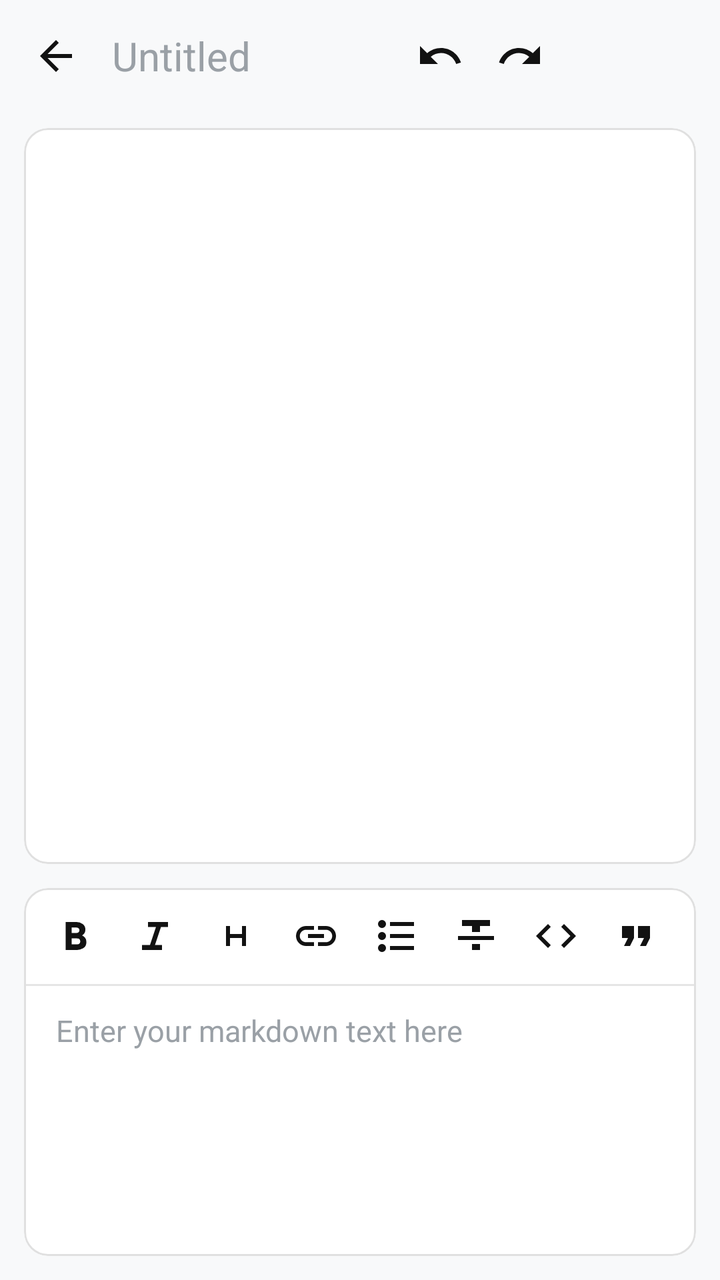
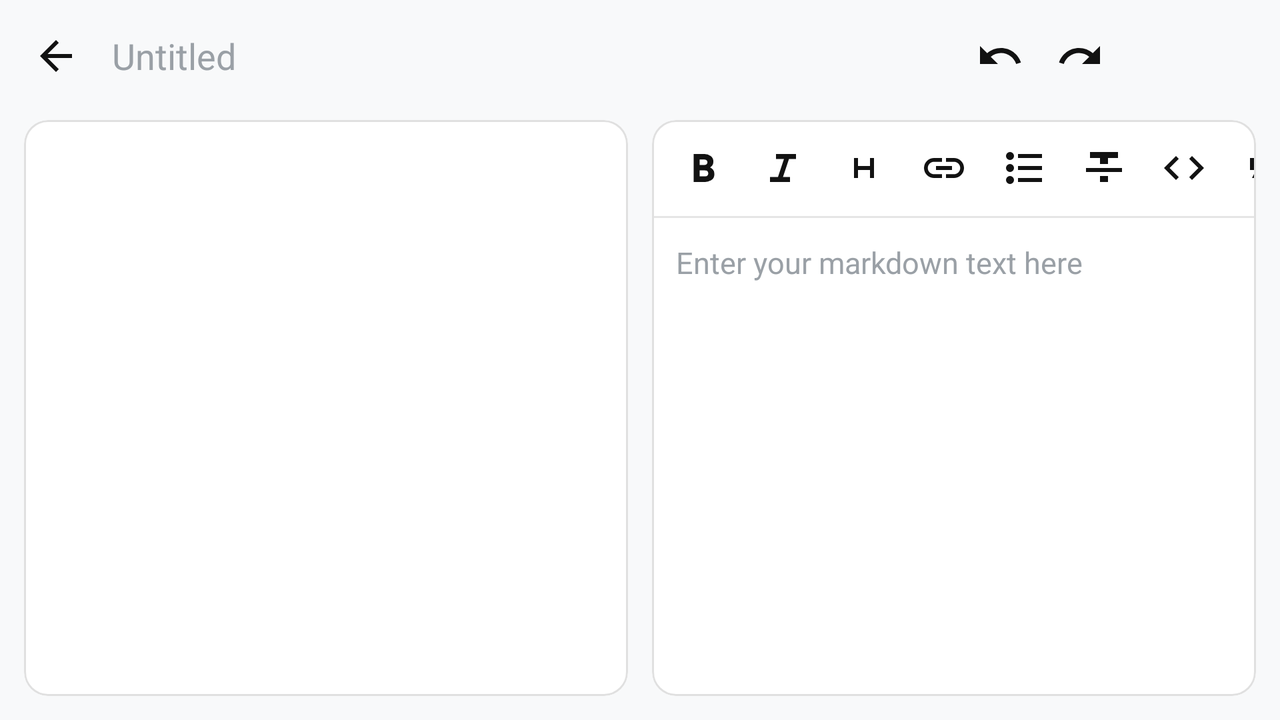

Two renders of one Android screen. The first uses the default layout on a phone; the second uses the alternative layout the repository ships for a different screen configuration, on a matching device. The two XML files are below.
<!-- AndroidManifest.xml: application theme Theme.MarkdownEditor -->
<!-- res/layout/activity_editor.xml -->
<?xml version="1.0" encoding="utf-8"?>
<LinearLayout xmlns:android="http://schemas.android.com/apk/res/android"
    xmlns:app="http://schemas.android.com/apk/res-auto"
    android:layout_width="match_parent"
    android:layout_height="match_parent"
    android:orientation="vertical"
    android:background="?android:attr/colorBackground"
    android:fitsSystemWindows="true">
    <com.google.android.material.appbar.MaterialToolbar
        android:id="@+id/toolbar"
        android:layout_width="match_parent"
        android:layout_height="?attr/actionBarSize"
        android:background="@android:color/transparent"
        android:elevation="0dp"
        app:navigationIcon="@drawable/ic_arrow_back"
        app:navigationIconTint="?attr/colorOnSurface"
        app:contentInsetStartWithNavigation="4dp"
        app:contentInsetEnd="0dp">       
        <LinearLayout
            android:layout_width="match_parent"
            android:layout_height="match_parent"
            android:orientation="horizontal"
            android:gravity="center_vertical">
            <EditText
                android:id="@+id/edit_title"
                android:layout_width="0dp"
                android:layout_height="wrap_content"
                android:layout_weight="1"
                android:hint="@string/hint_title"
                android:textColorHint="?android:attr/textColorHint"
                android:textColor="?android:attr/textColorPrimary"
                android:background="@android:color/transparent"
                android:singleLine="true"
                android:imeOptions="actionNext"
                android:textSize="20sp"
                android:paddingStart="0dp"
                android:paddingEnd="8dp" />
            <ImageButton android:id="@+id/btn_undo" style="@style/EditorIconButton" android:src="@drawable/ic_undo" android:contentDescription="Undo" />
            <ImageButton android:id="@+id/btn_redo" style="@style/EditorIconButton" android:src="@drawable/ic_redo" android:contentDescription="Redo" />
            <ImageButton android:id="@+id/btn_view_toggle" style="@style/EditorIconButton" android:src="@drawable/ic_eye" android:contentDescription="Toggle view" />
            <ImageButton android:id="@+id/btn_overflow" style="@style/EditorIconButton" android:src="@drawable/ic_more_vert" android:contentDescription="More options" />
        </LinearLayout>
    </com.google.android.material.appbar.MaterialToolbar>

    <com.google.android.material.card.MaterialCardView
        android:id="@+id/preview_scroll"
        android:layout_width="match_parent"
        android:layout_height="0dp"
        android:layout_weight="2"
        android:layout_marginStart="12dp"
        android:layout_marginEnd="12dp"
        android:layout_marginTop="8dp"
        android:layout_marginBottom="8dp"
        app:cardCornerRadius="12dp"
        app:cardElevation="0dp"
        app:strokeWidth="1dp"
        app:strokeColor="@color/md_outline"
        app:cardBackgroundColor="@color/md_surface">
        <ScrollView
            android:layout_width="match_parent"
            android:layout_height="match_parent"
            android:clipToPadding="false"
            android:scrollbars="none">
            <TextView
                android:id="@+id/text_preview"
                android:layout_width="match_parent"
                android:layout_height="wrap_content"
                android:padding="16dp"
                android:minHeight="160dp"
                android:textSize="15sp"
                android:lineSpacingExtra="3dp"
                android:textColor="?android:attr/textColorPrimary"
                android:textIsSelectable="true" />
        </ScrollView>
    </com.google.android.material.card.MaterialCardView>
    
    <com.google.android.material.card.MaterialCardView
        android:id="@+id/edit_scroll"
        android:layout_width="match_parent"
        android:layout_height="0dp"
        android:layout_weight="1"
        android:layout_marginStart="12dp"
        android:layout_marginEnd="12dp"
        android:layout_marginTop="4dp"
        android:layout_marginBottom="12dp"
        app:cardCornerRadius="12dp"
        app:cardElevation="0dp"
        app:strokeWidth="1dp"
        app:strokeColor="@color/md_outline"
        app:cardBackgroundColor="@color/md_surface">        
        <LinearLayout
            android:layout_width="match_parent"
            android:layout_height="match_parent"
            android:orientation="vertical"
            android:clipToPadding="false">
            <HorizontalScrollView
                android:id="@+id/icon_row_scroll"
                android:layout_width="match_parent"
                android:layout_height="wrap_content"
                android:scrollbars="none"
                android:background="@android:color/transparent">                
                <LinearLayout
                    android:id="@+id/quick_insert_bar"
                    android:layout_width="wrap_content"
                    android:layout_height="wrap_content"
                    android:orientation="horizontal"
                    android:paddingHorizontal="6dp"
                    android:paddingVertical="4dp"
                    android:gravity="center_vertical">
                    <ImageButton android:id="@+id/qi_bold" style="@style/EditorIconButton" android:src="@drawable/ic_bold" android:contentDescription="Bold" />
                    <ImageButton android:id="@+id/qi_italic" style="@style/EditorIconButton" android:src="@drawable/ic_italic" android:contentDescription="Italic" />
                    <ImageButton android:id="@+id/qi_heading" style="@style/EditorIconButton" android:src="@drawable/ic_heading" android:contentDescription="Heading" />
                    <ImageButton android:id="@+id/qi_link" style="@style/EditorIconButton" android:src="@drawable/ic_link" android:contentDescription="Link" />
                    <ImageButton android:id="@+id/qi_list" style="@style/EditorIconButton" android:src="@drawable/ic_list" android:contentDescription="List" />
                    <ImageButton android:id="@+id/qi_strike" style="@style/EditorIconButton" android:src="@drawable/ic_strikethrough" android:contentDescription="Strikethrough" />
                    <ImageButton android:id="@+id/qi_code" style="@style/EditorIconButton" android:src="@drawable/ic_code" android:contentDescription="Code" />
                    <ImageButton android:id="@+id/qi_quote" style="@style/EditorIconButton" android:src="@drawable/ic_quote" android:contentDescription="Quote" />
                    <ImageButton android:id="@+id/qi_hr" style="@style/EditorIconButton" android:src="@drawable/ic_hr" android:contentDescription="Horizontal rule" />
                    <ImageButton android:id="@+id/qi_image" style="@style/EditorIconButton" android:src="@drawable/ic_image" android:contentDescription="Image" />
                    <ImageButton android:id="@+id/qi_table" style="@style/EditorIconButton" android:src="@drawable/ic_table" android:contentDescription="Table" />
                </LinearLayout>
            </HorizontalScrollView>

            <View
                android:layout_width="match_parent"
                android:layout_height="1dp"
                android:background="@color/md_divider" />
            <ScrollView
                android:id="@+id/editor_text_scroll"
                android:layout_width="match_parent"
                android:layout_height="0dp"
                android:layout_weight="1"
                android:scrollbars="none"
                android:background="@android:color/transparent">                
                <LinearLayout
                    android:layout_width="match_parent"
                    android:layout_height="wrap_content"
                    android:orientation="vertical">
                    <EditText
                        android:id="@+id/edit_content"
                        android:layout_width="match_parent"
                        android:layout_height="wrap_content"
                        android:gravity="top|start"
                        android:background="@android:color/transparent"
                        android:hint="@string/hint_editor"
                        android:textColorHint="?android:attr/textColorHint"
                        android:textColor="?android:attr/textColorPrimary"
                        android:inputType="textMultiLine|textCapSentences"
                        android:paddingHorizontal="16dp"
                        android:paddingTop="12dp"
                        android:paddingBottom="8dp"
                        android:textSize="15sp"
                        android:lineSpacingExtra="4dp"
                        android:fontFamily="monospace" />
                    <View
                        android:id="@+id/divider_content_bottom"
                        android:layout_width="match_parent"
                        android:layout_height="1.5dp"
                        android:background="@color/md_editor_card_border"
                        android:visibility="gone" />
                </LinearLayout>
            </ScrollView>
        </LinearLayout>
    </com.google.android.material.card.MaterialCardView>
</LinearLayout>
<!-- resources referenced by this layout -->
<resources>
  <color name="md_divider">#1A000000</color>
  <color name="md_editor_card_border">#50000000</color>
  <color name="md_outline">#E0E0E0</color>
  <color name="md_surface">#FFFFFF</color>
  <!-- drawable ic_arrow_back (drawable) -->
  <vector xmlns:android="http://schemas.android.com/apk/res/android"
      android:width="24dp" android:height="24dp"
      android:viewportWidth="24" android:viewportHeight="24"
      android:tint="?attr/colorControlNormal">
      <path android:fillColor="#FF000000" android:pathData="M20,11H7.8l5.6,-5.6L12,4l-8,8 8,8 1.4,-1.4L7.8,13H20z" />
  </vector>
  <!-- drawable ic_hr (drawable) -->
  <vector xmlns:android="http://schemas.android.com/apk/res/android"
      android:height="24dp"
      android:width="24dp"
      android:viewportWidth="24.0"
      android:viewportHeight="24.0">
      <path
          android:fillColor="#ff000000"
          android:pathData="M7,19h10c0.55,0 1,0.45 1,1s-0.45,1 -1,1H7c-0.55,0 -1,-0.45 -1,-1s0.45,-1 1,-1" />
  </vector>
  <!-- drawable ic_quote (drawable) -->
  <vector xmlns:android="http://schemas.android.com/apk/res/android"
      android:width="24dp" android:height="24dp"
      android:viewportWidth="24" android:viewportHeight="24"
      android:tint="?attr/colorControlNormal">
      <path android:fillColor="#FF000000" android:pathData="M6,17h3l2,-4V7H5v6h3zM14,17h3l2,-4V7h-6v6h3z" />
  </vector>
  <!-- drawable ic_strikethrough (drawable) -->
  <vector xmlns:android="http://schemas.android.com/apk/res/android"
      android:width="24dp" android:height="24dp"
      android:viewportWidth="24" android:viewportHeight="24"
      android:tint="?attr/colorControlNormal">
      <path android:fillColor="#FF000000" android:pathData="M10,19h4v-3h-4zM5,4v3h5v3h4V7h5V4zM3,14h18v-2H3z" />
  </vector>
  <string name="hint_editor">Enter your markdown text here</string>
  <string name="hint_title">Untitled</string>
  <style name="EditorIconButton" parent="">
          <item name="android:layout_width">40dp</item>
          <item name="android:layout_height">40dp</item>
          <item name="android:background">@drawable/bg_icon_button</item>
          <item name="android:padding">8dp</item>
          <item name="android:scaleType">fitCenter</item>
          <item name="android:tint">?attr/colorOnSurface</item>
      </style>
  <!-- drawable bg_icon_button (drawable) -->
  <?xml version="1.0" encoding="utf-8"?>
  <ripple xmlns:android="http://schemas.android.com/apk/res/android"
      android:color="@color/md_ripple">
      <item android:id="@android:id/mask">
          <shape android:shape="oval">
              <solid android:color="@android:color/white" />
          </shape>
      </item>
  </ripple>
  <color name="md_primary">#121212</color>
  <color name="md_on_primary">#FFFFFF</color>
  <color name="md_primary_container">#E0E0E0</color>
  <color name="md_on_primary_container">#121212</color>
  <color name="md_secondary">#2C2C2C</color>
  <color name="md_on_secondary">#FFFFFF</color>
  <color name="md_background">#F8F9FA</color>
  <color name="md_on_surface">#121212</color>
  <color name="md_surface_variant">#F1F3F4</color>
  <color name="md_on_surface_variant">#5F6368</color>
  <color name="md_text_primary">#121212</color>
  <color name="md_text_secondary">#5F6368</color>
  <color name="md_text_hint">#9AA0A6</color>
  <color name="md_ripple">#1F000000</color>
  <style name="ShapeAppearance.MarkdownEditor.Small" parent="">
          <item name="cornerFamily">rounded</item>
          <item name="cornerSize">8dp</item>
      </style>
  <style name="ShapeAppearance.MarkdownEditor.Medium" parent="">
          <item name="cornerFamily">rounded</item>
          <item name="cornerSize">12dp</item>
      </style>
  <style name="ShapeAppearance.MarkdownEditor.Large" parent="">
          <item name="cornerFamily">rounded</item>
          <item name="cornerSize">16dp</item>
      </style>
  <!-- some entries are left out for length -->
</resources>
<!-- res/layout-land/activity_editor.xml (the repository's variant of the layout above) -->
<!-- drawn on the phone turned sideways -->
<?xml version="1.0" encoding="utf-8"?>
<LinearLayout xmlns:android="http://schemas.android.com/apk/res/android"
    xmlns:app="http://schemas.android.com/apk/res-auto"
    android:layout_width="match_parent"
    android:layout_height="match_parent"
    android:orientation="vertical"
    android:background="?android:attr/colorBackground"
    android:fitsSystemWindows="true">
    <com.google.android.material.appbar.MaterialToolbar
        android:id="@+id/toolbar"
        android:layout_width="match_parent"
        android:layout_height="?attr/actionBarSize"
        android:background="@android:color/transparent"
        android:elevation="0dp"
        app:navigationIcon="@drawable/ic_arrow_back"
        app:navigationIconTint="?attr/colorOnSurface"
        app:contentInsetStartWithNavigation="4dp"
        app:contentInsetEnd="0dp">
        <LinearLayout
            android:layout_width="match_parent"
            android:layout_height="match_parent"
            android:orientation="horizontal"
            android:gravity="center_vertical">
            <EditText
                android:id="@+id/edit_title"
                android:layout_width="0dp"
                android:layout_height="wrap_content"
                android:layout_weight="1"
                android:hint="@string/hint_title"
                android:textColorHint="?android:attr/textColorHint"
                android:textColor="?android:attr/textColorPrimary"
                android:background="@android:color/transparent"
                android:singleLine="true"
                android:textSize="18sp"
                android:paddingStart="0dp"
                android:paddingEnd="8dp" />
            <ImageButton android:id="@+id/btn_undo" style="@style/EditorIconButton" android:src="@drawable/ic_undo" android:contentDescription="Undo" />
            <ImageButton android:id="@+id/btn_redo" style="@style/EditorIconButton" android:src="@drawable/ic_redo" android:contentDescription="Redo" />
            <ImageButton android:id="@+id/btn_view_toggle" style="@style/EditorIconButton" android:src="@drawable/ic_eye" android:contentDescription="Toggle view" />
            <ImageButton android:id="@+id/btn_overflow" style="@style/EditorIconButton" android:src="@drawable/ic_more_vert" android:contentDescription="More" />
        </LinearLayout>
    </com.google.android.material.appbar.MaterialToolbar>

    <LinearLayout
        android:layout_width="match_parent"
        android:layout_height="0dp"
        android:layout_weight="1"
        android:orientation="horizontal"
        android:paddingHorizontal="12dp"
        android:paddingTop="4dp"
        android:paddingBottom="12dp">
        <com.google.android.material.card.MaterialCardView
            android:id="@+id/preview_scroll"
            android:layout_width="0dp"
            android:layout_height="match_parent"
            android:layout_weight="1"
            android:layout_marginEnd="6dp"
            app:cardCornerRadius="12dp"
            app:cardElevation="0dp"
            app:strokeWidth="1dp"
            app:strokeColor="@color/md_outline"
            app:cardBackgroundColor="@color/md_surface">
            <ScrollView
                android:layout_width="match_parent"
                android:layout_height="match_parent"
                android:clipToPadding="false"
                android:scrollbars="none">
                <TextView
                    android:id="@+id/text_preview"
                    android:layout_width="match_parent"
                    android:layout_height="wrap_content"
                    android:padding="12dp"
                    android:minHeight="160dp"
                    android:textSize="15sp"
                    android:lineSpacingExtra="3dp"
                    android:textColor="?android:attr/textColorPrimary"
                    android:textIsSelectable="true" />
            </ScrollView>
        </com.google.android.material.card.MaterialCardView>

        <com.google.android.material.card.MaterialCardView
            android:id="@+id/edit_scroll"
            android:layout_width="0dp"
            android:layout_height="match_parent"
            android:layout_weight="1"
            android:layout_marginStart="6dp"
            app:cardCornerRadius="12dp"
            app:cardElevation="0dp"
            app:strokeWidth="1dp"
            app:strokeColor="@color/md_outline"
            app:cardBackgroundColor="@color/md_surface">
            <LinearLayout
                android:layout_width="match_parent"
                android:layout_height="match_parent"
                android:orientation="vertical">
                <HorizontalScrollView
                    android:id="@+id/icon_row_scroll"
                    android:layout_width="match_parent"
                    android:layout_height="wrap_content"
                    android:scrollbars="none"
                    android:background="@android:color/transparent">
                    <LinearLayout
                        android:id="@+id/quick_insert_bar"
                        android:layout_width="wrap_content"
                        android:layout_height="wrap_content"
                        android:orientation="horizontal"
                        android:paddingHorizontal="6dp"
                        android:paddingVertical="4dp"
                        android:gravity="center_vertical">
                        <ImageButton android:id="@+id/qi_bold" style="@style/EditorIconButton" android:src="@drawable/ic_bold" android:contentDescription="Bold" />
                        <ImageButton android:id="@+id/qi_italic" style="@style/EditorIconButton" android:src="@drawable/ic_italic" android:contentDescription="Italic" />
                        <ImageButton android:id="@+id/qi_heading" style="@style/EditorIconButton" android:src="@drawable/ic_heading" android:contentDescription="Heading" />
                        <ImageButton android:id="@+id/qi_link" style="@style/EditorIconButton" android:src="@drawable/ic_link" android:contentDescription="Link" />
                        <ImageButton android:id="@+id/qi_list" style="@style/EditorIconButton" android:src="@drawable/ic_list" android:contentDescription="List" />
                        <ImageButton android:id="@+id/qi_strike" style="@style/EditorIconButton" android:src="@drawable/ic_strikethrough" android:contentDescription="Strikethrough" />
                        <ImageButton android:id="@+id/qi_code" style="@style/EditorIconButton" android:src="@drawable/ic_code" android:contentDescription="Code" />
                        <ImageButton android:id="@+id/qi_quote" style="@style/EditorIconButton" android:src="@drawable/ic_quote" android:contentDescription="Quote" />
                        <ImageButton android:id="@+id/qi_hr" style="@style/EditorIconButton" android:src="@drawable/ic_hr" android:contentDescription="HR" />
                        <ImageButton android:id="@+id/qi_image" style="@style/EditorIconButton" android:src="@drawable/ic_image" android:contentDescription="Image" />
                        <ImageButton android:id="@+id/qi_table" style="@style/EditorIconButton" android:src="@drawable/ic_table" android:contentDescription="Table" />
                    </LinearLayout>
                </HorizontalScrollView>

                <View
                    android:layout_width="match_parent"
                    android:layout_height="1dp"
                    android:background="@color/md_divider" />

                <ScrollView
                    android:id="@+id/editor_text_scroll"
                    android:layout_width="match_parent"
                    android:layout_height="0dp"
                    android:layout_weight="1"
                    android:scrollbars="none"
                    android:background="@android:color/transparent">
                    <LinearLayout
                        android:layout_width="match_parent"
                        android:layout_height="wrap_content"
                        android:orientation="vertical">
                        <EditText
                            android:id="@+id/edit_content"
                            android:layout_width="match_parent"
                            android:layout_height="wrap_content"
                            android:gravity="top|start"
                            android:background="@android:color/transparent"
                            android:hint="@string/hint_editor"
                            android:textColorHint="?android:attr/textColorHint"
                            android:textColor="?android:attr/textColorPrimary"
                            android:inputType="textMultiLine|textCapSentences"
                            android:paddingHorizontal="12dp"
                            android:paddingTop="12dp"
                            android:paddingBottom="8dp"
                            android:textSize="15sp"
                            android:lineSpacingExtra="4dp"
                            android:fontFamily="monospace" />
                        <View
                            android:id="@+id/divider_content_bottom"
                            android:layout_width="match_parent"
                            android:layout_height="1.5dp"
                            android:background="@color/md_editor_card_border"
                            android:visibility="gone" />
                    </LinearLayout>
                </ScrollView>
            </LinearLayout>
        </com.google.android.material.card.MaterialCardView>
    </LinearLayout>
</LinearLayout>
